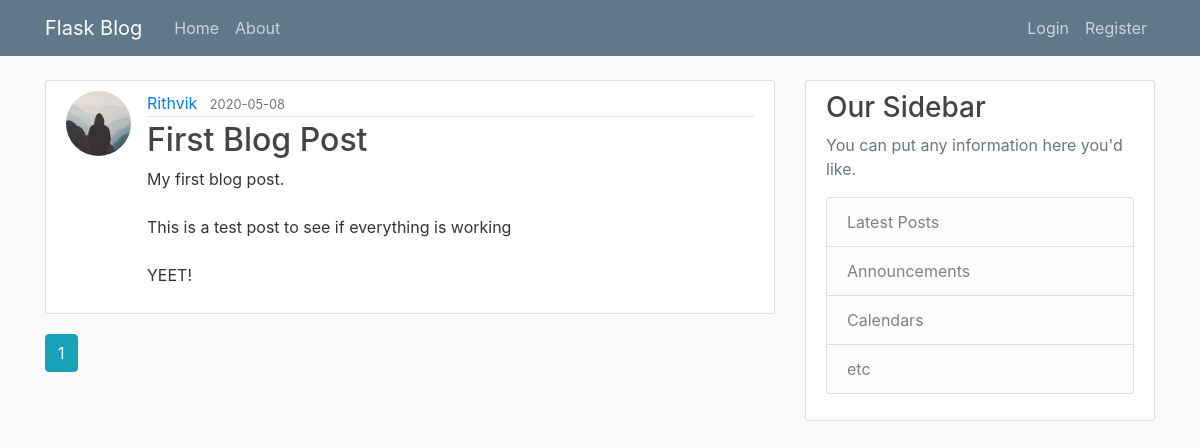
The page /home on the database its author committed.
### flaskblog/models.py (models this page shows, shortened)
class Post(db.Model):
  id = db.Column(db.Integer, primary_key=True)
  title = db.Column(db.String(100), nullable=False)
  date_posted = db.Column(db.DateTime, nullable=False, default=datetime.utcnow)
  content = db.Column(db.Text, nullable=False)
  user_id = db.Column(db.Integer, db.ForeignKey('user.id'), nullable=False)

class User(db.Model, UserMixin):
  id = db.Column(db.Integer, primary_key=True)
  username = db.Column(db.String(20), unique=True, nullable=False)
  email = db.Column(db.String(120), unique=True, nullable=False)
  image_file = db.Column(db.String(20), nullable=False, default='default.jpg')
  password = db.Column(db.String(60), nullable=False)
  post = db.relationship('Post', backref='author', lazy=True)

### flaskblog/main/routes.py (the view)
@main.route("/")
@main.route("/home")
def hello():
  page = request.args.get('page', 1, int)
  posts = Post.query.order_by(Post.date_posted.desc()).paginate(page=page ,per_page=5)
  return render_template('home.html', posts=posts)

### flaskblog/templates/home.html
{% extends "layout.html" %}
{% block content %}
  {% for post in posts.items %}
  <article class="media content-section">
    <img class="rounded-circle article-img" src="{{ url_for('static', filename = 'profile_pic/' + post.author.image_file) }}">
    <div class="media-body">
      <div class="article-metadata">
        <a class="mr-2" href="{{ url_for('users.user_posts', username=post.author.username) }}">{{ post.author.username }}</a>
        <small class="text-muted">{{ post.date_posted.strftime('%Y-%m-%d') }}</small>
      </div>
      <h2><a class="article-title" href="{{ url_for('posts.post', post_id=post.id) }}">{{ post.title }}</a></h2>
      <p class="article-content">{{ post.content }}</p>
    </div>
  </article>
  {% endfor %}
  {% for page_num in posts.iter_pages(left_edge=1, right_edge=1, left_current=1, right_current=2) %}
    {% if page_num %}
      {% if page_num %}
        <a class="btn btn-info mb-4" href="{{ url_for('main.hello', page=page_num) }}">{{ page_num }}</a>
      {% else %}
        <a class="btn btn-outline-info mb-4" href="{{ url_for('main.hello', page=page_num) }}">{{ page_num }}</a>
      {% endif %}
    {% else %}
      ...
    {% endif %}
  {% endfor %}
{% endblock content %}

### flaskblog/static/main.css (style rules this page uses)
body { background: #fafafa; color: #333333; margin-top: 5rem; }
h1, h2, h3, h4, h5, h6 { color: #444444; }
.content-section { background: #ffffff; padding: 10px 20px; border: 1px solid #dddddd; border-radius: 3px; margin-bottom: 20px; }
.article-title { color: #444444; }
.article-content { white-space: pre-line; }
.article-img { height: 65px; width: 65px; margin-right: 16px; }
.article-metadata { padding-bottom: 1px; margin-bottom: 4px; border-bottom: 1px solid #e3e3e3 }

### rows shown on the page
Post: image_file (placeholder picture), author.username "Rithvik", date_posted "2020-05-08", title "First Blog Post", content "My first blog post. This is a test post to see if everything is working YEET!"

### other values the page prints
{{ page_num }} "1"
